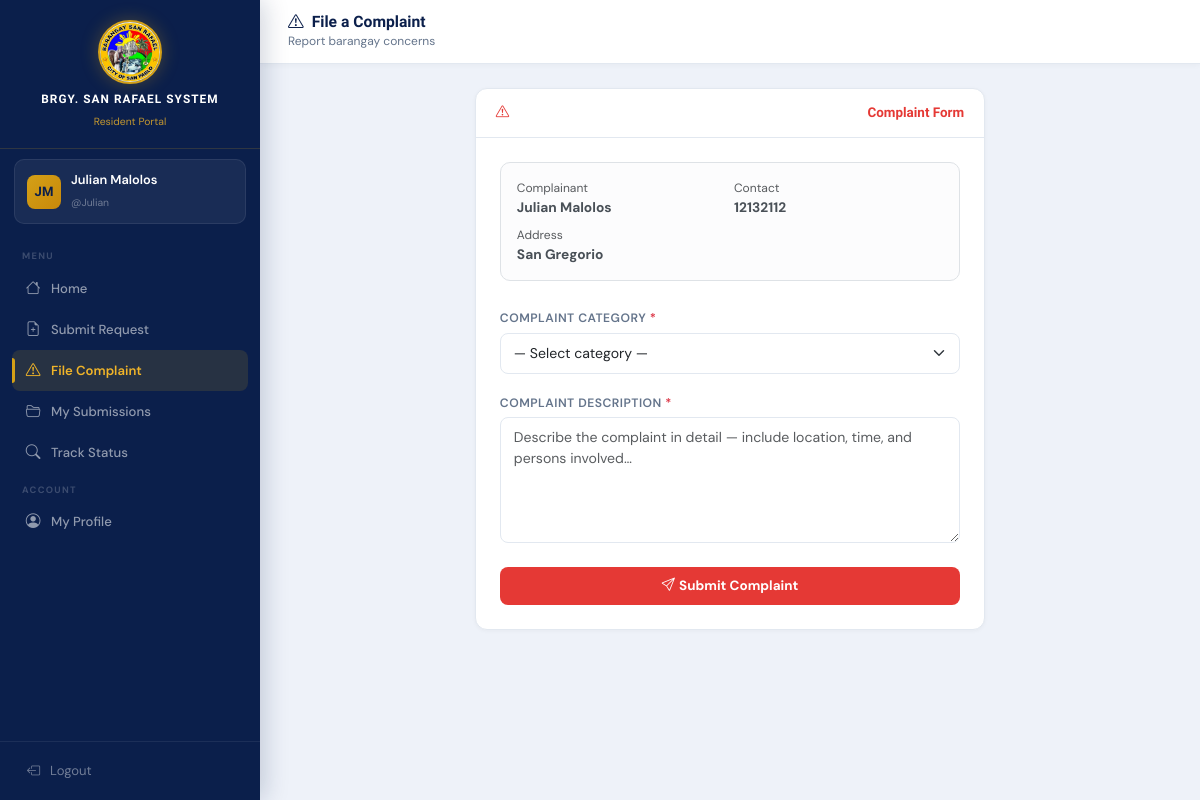
/resident/file_complaint.php (signed in), run on the app's committed database.
### tables this page shows
CREATE TABLE `resident_accounts` (
  `id` int(11) NOT NULL AUTO_INCREMENT,
  `username` varchar(50) NOT NULL,
  `password` varchar(100) NOT NULL,
  `full_name` varchar(100) NOT NULL,
  `address` varchar(200) NOT NULL,
  `contact` varchar(20) NOT NULL,
  `resident_id` varchar(10) DEFAULT NULL,
  `created_at` datetime DEFAULT current_timestamp(),
  PRIMARY KEY (`id`),
  UNIQUE KEY `username` (`username`),
  UNIQUE KEY `resident_id` (`resident_id`),
  CONSTRAINT `resident_accounts_ibfk_1` FOREIGN KEY (`resident_id`) REFERENCES `residents` (`resident_id`)
);

### includes/config.php (called while the page is built, shortened)
<?php
function db(): mysqli {
    static $c=null;
    if (!$c) {
        $c=new mysqli(DB_HOST,DB_USER,DB_PASS,DB_NAME);
        $c->set_charset('utf8mb4');
    }
    return $c;
}
function db_fetch_all(string $sql,array $p=[]): array {
    $s=db()->prepare($sql);
    if ($p) $s->bind_param(str_repeat('s',count($p)),...$p);
    $s->execute(); $r=$s->get_result(); $rows=[];
    while ($row=$r->fetch_assoc()) $rows[]=$row;
    return $rows;
}
function db_fetch_one(string $sql,array $p=[]): ?array { $r=db_fetch_all($sql,$p); return $r[0]??null; }
function is_resident(): bool { return session_name()==='BRGY_RESIDENT' && isset($_SESSION['resident_account_id']); }
function current_resident(): ?array { if (!is_resident()) return null; return db_fetch_one('SELECT * FROM resident_accounts WHERE id=?',[$_SESSION['resident_account_id']]); }
function e(string $s): string { return htmlspecialchars($s,ENT_QUOTES,'UTF-8'); }

### resident/file_complaint.php (the view, shortened to what this page needs)
<?php
require_once __DIR__.'/../includes/config.php';
$acc=current_resident();
$errors=[]; $submitted=null;
include __DIR__.'/../includes/header.php';
include __DIR__.'/../includes/resident_sidebar.php';
?>
<div class="main-content">
  <div class="topbar"><div><h5><i class="bi bi-exclamation-triangle me-2"></i>File a Complaint</h5><small>Report barangay concerns</small></div></div>
  <div class="p-4">
    <?php if($submitted): ?>
    <div class="card">
      <div class="card-body text-center p-5">
        <div class="rounded-circle mx-auto mb-3 d-flex align-items-center justify-content-center" style="width:70px;height:70px;background:#FEE2E2;"><i class="bi bi-check-circle-fill" style="font-size:2.5rem;color:#E53935;"></i></div>
        <h4 class="fw-bold mb-2" style="color:#E53935;">Complaint Received!</h4>
        <p class="text-muted mb-3">Your complaint has been received and is now under review.</p>
        <div class="p-3 rounded-3 mb-4 d-inline-block" style="background:#FEE2E2;min-width:300px;">
          <div class="row g-2 text-start">
            <div class="col-6 text-muted small fw-semibold">Record ID</div><div class="col-6"><span class="record-id-chip"><?= e($submitted) ?></span></div>
            <div class="col-6 text-muted small fw-semibold">Category</div><div class="col-6 small"><?= e($_POST['category']??'') ?></div>
            <div class="col-6 text-muted small fw-semibold">Status</div><div class="col-6"><?= status_badge('Pending') ?></div>
          </div>
        </div>
        <div class="alert alert-warning d-inline-block mb-4"><i class="bi bi-exclamation-triangle me-1"></i><strong>Save your Record ID!</strong> You will be notified once the barangay reviews your complaint.</div>
        <div class="d-flex gap-2 justify-content-center flex-wrap">
          <a href="/BarangayProject/resident/my_submissions.php" class="btn btn-danger"><i class="bi bi-folder2-open me-1"></i>View My Submissions</a>
          <a href="/BarangayProject/resident/file_complaint.php" class="btn btn-outline-secondary"><i class="bi bi-plus me-1"></i>File Another</a>
        </div>
      </div>
    </div>
    <?php else: ?>
    <div class="row justify-content-center">
      <div class="col-lg-7">
        <div class="card">
          <div class="card-header" style="color:#E53935;"><i class="bi bi-exclamation-triangle me-2"></i>Complaint Form</div>
          <div class="card-body p-4">
            <div class="alert alert-light border mb-4">
              <div class="row g-2">
                <div class="col-6"><small class="text-muted d-block">Complainant</small><strong><?= e($acc['full_name']) ?></strong></div>
                <div class="col-6"><small class="text-muted d-block">Contact</small><strong><?= e($acc['contact']) ?></strong></div>
                <div class="col-12"><small class="text-muted d-block">Address</small><strong><?= e($acc['address']) ?></strong></div>
              </div>
            </div>
            <form method="post" novalidate><?= csrf_field() ?>
              <div class="mb-3">
                <label class="form-label">Complaint Category <span class="text-danger">*</span></label>
                <select name="category" class="form-select <?= isset($errors['category'])?'is-invalid':'' ?>" required>
                  <option value="">— Select category —</option>
                </select>
              </div>
              <div class="mb-4">
                <label class="form-label">Complaint Description <span class="text-danger">*</span></label>
                <textarea name="details" class="form-control <?= isset($errors['details'])?'is-invalid':'' ?>" rows="5" placeholder="Describe the complaint in detail — include location, time, and persons involved…" required><?= e($_POST['details']??'') ?></textarea>
              </div>
              <button type="submit" class="btn w-100 py-2 fw-bold text-white" style="background:#E53935;"><i class="bi bi-send me-1"></i>Submit Complaint</button>
            </form>
          </div>
        </div>
      </div>
    </div>
    <?php endif; ?>
  </div>
</div>
<?php include __DIR__.'/../includes/footer.php'; ?>

### includes/resident_sidebar.php (shortened to what this page needs)
<?php
$racc=current_resident();
$current=basename($_SERVER['PHP_SELF']);
function res_nav(string $file,string $icon,string $label,string $cur):string{
    $a=$cur===$file?'active':'';
    return "<a href='/BarangayProject/resident/{$file}' class='nav-link {$a}'><i class='bi bi-{$icon}'></i><span>{$label}</span></a>";
}
$init=implode('',array_map(fn($w)=>strtoupper($w[0]),array_slice(explode(' ',$racc['full_name']??'R'),0,2)));
?>
<div class="sidebar" id="residentSidebar">
  <div class="sidebar-brand">
    <img src="/BarangayProject/Logo.jpg" alt="Logo" class="brand-logo">
    <h6><?= APP_NAME ?></h6><small>Resident Portal</small>
  </div>
  <div class="sidebar-user">
    <div class="avatar"><?= e($init) ?></div>
    <div class="user-info"><span><?= e($racc['full_name']??'') ?></span><small>@<?= e($racc['username']??'') ?></small></div>
  </div>
  <nav class="sidebar-nav">
    <div class="nav-section">Menu</div>
    <?= res_nav('home.php','house','Home',$current) ?>
    <?= res_nav('submit_request.php','file-earmark-plus','Submit Request',$current) ?>
    <?= res_nav('file_complaint.php','exclamation-triangle','File Complaint',$current) ?>
    <?= res_nav('my_submissions.php','folder2-open','My Submissions',$current) ?>
    <?= res_nav('track_status.php','search','Track Status',$current) ?>
    <div class="nav-section">Account</div>
    <?= res_nav('profile.php','person-circle','My Profile',$current) ?>
  </nav>
  <div class="sidebar-footer">
    <button type="button" class="btn-logout" onclick="showLogoutModal('residentLogoutModal')">
      <i class="bi bi-box-arrow-left"></i> Logout
    </button>
  </div>
</div>

### includes/header.php (style rules this page uses)
:root { --navy:#0B1F4B;--navy-mid:#152D6E;--navy-light:#1E3A8A;--gold:#D4A017;--gold-bright:#F0B429;--gold-pale:#FEF9EC;--bg:#EEF2F9;--surface:#fff;--border:#E2E8F0;--text:#1E293B;--muted:#64748B;--sw:260px;--r:12px; }
*,*::before,*::after { box-sizing:border-box; }
body { font-family:'DM Sans',sans-serif;background:var(--bg);color:var(--text);min-height:100vh;-webkit-font-smoothing:antialiased; }
h1,h2,h3,h4,h5,h6 { font-family:'Sora',sans-serif; }
.sidebar { width:var(--sw);min-height:100vh;background:var(--navy);position:fixed;top:0;left:0;display:flex;flex-direction:column;z-index:1000;box-shadow:4px 0 24px rgba(11,31,75,.2);transition:transform .25s ease; }
.sidebar-brand { padding:20px 20px 16px;border-bottom:1px solid rgba(212,160,23,.18);text-align:center; }
.sidebar-brand .brand-logo { width:64px;height:64px;border-radius:50%;border:2px solid var(--gold);object-fit:cover;box-shadow:0 0 18px rgba(212,160,23,.3);margin-bottom:8px; }
.sidebar-brand h6 { color:#fff;font-weight:700;font-size:.74rem;letter-spacing:.09em;text-transform:uppercase;margin:0 0 2px; }
.sidebar-brand small { color:var(--gold-bright);font-size:.65rem;opacity:.8; }
.sidebar-user { margin:10px 14px;background:rgba(255,255,255,.06);border:1px solid rgba(255,255,255,.08);border-radius:10px;padding:10px 12px;display:flex;align-items:center;gap:10px; }
.sidebar-user .avatar { width:34px;height:34px;flex-shrink:0;background:linear-gradient(135deg,var(--gold),#C8890A);border-radius:8px;display:flex;align-items:center;justify-content:center;font-weight:700;color:var(--navy);font-size:.82rem;font-family:'Sora',sans-serif; }
.sidebar-user .user-info { min-width:0; }
.sidebar-user .user-info span { color:#fff;font-size:.8rem;font-weight:600;display:block;white-space:nowrap;overflow:hidden;text-overflow:ellipsis; }
.sidebar-user .user-info small { color:rgba(255,255,255,.38);font-size:.65rem; }
.sidebar-nav { flex:1;padding:6px 12px;display:flex;flex-direction:column;gap:1px;overflow-y:auto; }
.sidebar-nav .nav-section { font-size:.58rem;font-weight:700;letter-spacing:.14em;text-transform:uppercase;color:rgba(255,255,255,.2);padding:10px 10px 3px; }
.sidebar-nav .nav-link { color:rgba(255,255,255,.55);padding:9px 13px;border-radius:8px;font-size:.82rem;font-weight:500;display:flex;align-items:center;gap:10px;transition:all .15s;position:relative; }
.sidebar-nav .nav-link i { font-size:.92rem;width:16px;text-align:center;flex-shrink:0; }
.sidebar-nav .nav-link.active { background:rgba(212,160,23,.14);color:var(--gold-bright);font-weight:600; }
.sidebar-nav .nav-link.active::before { content:'';position:absolute;left:0;top:20%;height:60%;width:3px;background:var(--gold);border-radius:0 3px 3px 0; }
.sidebar-footer { padding:10px 14px;border-top:1px solid rgba(255,255,255,.07); }
.btn-logout { width:100%;background:transparent;border:none;color:rgba(255,255,255,.42);padding:9px 13px;border-radius:8px;font-size:.82rem;display:flex;align-items:center;gap:10px;transition:all .15s;cursor:pointer;text-align:left; }
.main-content { margin-left:var(--sw);min-height:100vh; }
.topbar { background:var(--surface);border-bottom:1px solid var(--border);padding:13px 28px;display:flex;align-items:center;justify-content:space-between;position:sticky;top:0;z-index:100;box-shadow:0 1px 6px rgba(0,0,0,.04);gap:12px;flex-wrap:wrap; }
.topbar h5 { font-family:'Sora',sans-serif;font-weight:700;font-size:.98rem;color:var(--navy);margin:0; }
.topbar small { color:var(--muted);font-size:.75rem;display:block; }
.card { border:1px solid var(--border);border-radius:var(--r);box-shadow:0 1px 4px rgba(0,0,0,.04);background:var(--surface); }
.card-header { background:transparent;border-bottom:1px solid var(--border);border-radius:var(--r) var(--r) 0 0!important;padding:14px 20px;font-family:'Sora',sans-serif;font-weight:700;font-size:.84rem;color:var(--navy);display:flex;align-items:center;justify-content:space-between;flex-wrap:wrap;gap:8px; }
.form-label { font-size:.76rem;font-weight:600;color:var(--muted);text-transform:uppercase;letter-spacing:.04em;margin-bottom:5px; }
.form-control,.form-select { border:1.5px solid var(--border);border-radius:8px;padding:9px 13px;font-size:.88rem;transition:border-color .15s,box-shadow .15s; }
.btn { border-radius:8px;font-weight:600;font-size:.84rem;transition:all .15s; }
.alert { border:none;border-radius:10px;font-size:.86rem; }

### data on the page
resident_accounts: full_name "JM", full_name "Julian Malolos", username "Julian", contact "12132112", address "San Gregorio"

### other printed values
APP_NAME "BRGY. SAN RAFAEL SYSTEM"
$label "Home Submit Request File Complaint My Submissions Track Status My Profile"
